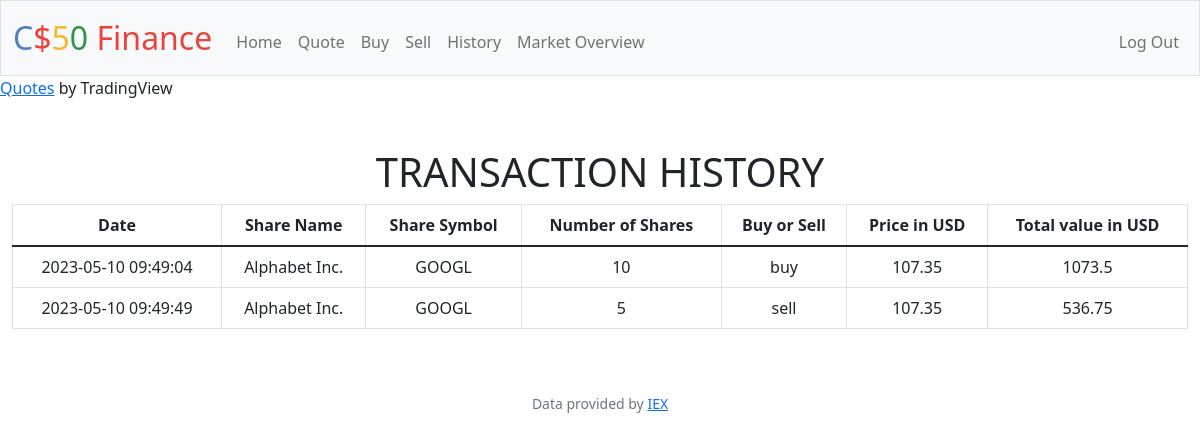
Screenshot of /history (signed in) with the database file from the repository.
### tables this page shows
CREATE TABLE trn_history (
trn_numb INTEGER NOT NULL PRIMARY KEY,
trn_date DATETIME NOT NULL,
numb_shares INTEGER NOT NULL,
buy_sell TEXT NOT NULL,
trn_price INTEGER NOT NULL,
trn_value INTEGER NOT NULL, name TEXT, symbol TEXT, user_id INTEGER
);

### app.py (the view)
@app.route("/history")
@login_required
def history():
    if request.method == "GET":
        history = db.execute("SELECT * FROM trn_history WHERE user_id=?", session["user_id"])
        return render_template("history.html", history=history)

### app.py (called while the page is built)
@app.after_request
def after_request(response):
    response.headers["Cache-Control"] = "no-cache, no-store, must-revalidate"
    response.headers["Expires"] = 0
    response.headers["Pragma"] = "no-cache"
    return response

### helpers.py (called while the page is built)
def login_required(f):
    @wraps(f)
    def decorated_function(*args, **kwargs):
        print('helper.py - line 32')
        if session.get("user_id") is None:
            return redirect("/login")
        return f(*args, **kwargs)
    return decorated_function

### templates/history.html (shortened to what this page needs)
{% extends "layout.html" %}
{% block main %}
    <div class="section" method="post">
        <h1>TRANSACTION HISTORY</h1>
        <table class="table table-bordered"; class="table table-hover";>
            <thead>
                <tr>
                    <th>Date</th>
                    <th>Share Name</th>
                    <th>Share Symbol</th>
                    <th>Number of Shares</th>
                    <th>Buy or Sell</th>
                    <th>Price in USD</th>
                    <th>Total value in USD</th>
                </tr>
            </thead>
            <tbody>
                {% for trn in history %}
                    <tr>
                        <td>{{ trn.trn_date }}</td>
                        <td>{{ trn.name }}</td>
                        <td>{{ trn.symbol }}</td>
                        <td>{{ trn.numb_shares }}</td>
                        <td>{{ trn.buy_sell }}</td>
                        <td>{{ trn.trn_price}}</td>
                        <td>{{ trn.trn_value }}</td>
                    </tr>
                {% endfor %}
            </tbody>
        </table>
    </div>
{% endblock %}

### templates/layout.html (shortened to what this page needs)
<!DOCTYPE html>
<html lang="en">
    <head>
        <link href="https://cdn.jsdelivr.net/npm/bootstrap@5.1.3/dist/css/bootstrap.min.css" rel="stylesheet">
        <link href="../static/styles.css" rel="stylesheet">
    </head>
    <body>
        <nav class="bg-light border navbar navbar-expand-md navbar-light">
            <div class="container-fluid">
                <a class="navbar-brand" href="/"><span class="blue">C</span><span class="red">$</span><span class="yellow">5</span><span class="green">0</span> <span class="red">Finance</span></a>
                <div class="collapse navbar-collapse" id="navbar">
                    {% if session["user_id"] %}
                        <ul class="navbar-nav me-auto mt-2">
                            <li class="nav-item"><a class="nav-link" href="/">Home</a></li>
                            <li class="nav-item"><a class="nav-link" href="/quote">Quote</a></li>
                            <li class="nav-item"><a class="nav-link" href="/buy">Buy</a></li>
                            <li class="nav-item"><a class="nav-link" href="/sell">Sell</a></li>
                            <li class="nav-item"><a class="nav-link" href="/history">History</a></li>
                            <li class="nav-item"><a class="nav-link" href="/markets">Market Overview</a></li>
                        </ul>
                        <ul class="navbar-nav ms-auto mt-2">
                            <li class="nav-item"><a class="nav-link" href="/logout">Log Out</a></li>
                        </ul>
                    {% else %}
                        <ul class="navbar-nav ms-auto mt-2">
                            <li class="nav-item"><a class="nav-link" href="/register">Register</a></li>
                            <li class="nav-item"><a class="nav-link" href="/login">Log In</a></li>
                        </ul>
                    {% endif %}
                </div>
            </div>
        </nav>
        <div>
<div class="tradingview-widget-container">
  <div class="tradingview-widget-copyright"><a href="https://www.tradingview.com" rel="noopener" target="_blank"><span class="blue-text">Quotes</span></a> by TradingView</div>
</div>
        </div>
        <main class="container-fluid py-5 text-center">
            {% block main %}{% endblock %}
        </main>
        <footer class="mb-5 small text-center text-muted">
            Data provided by <a href="https://iexcloud.io/">IEX</a>
        </footer>
    </body>
</html>

### static/styles.css (style rules this page uses)
nav .navbar-brand { font-size: xx-large; }
nav .navbar-brand .blue { color: #537fbe; }
nav .navbar-brand .red { color: #ea433b; }
nav .navbar-brand .yellow { color: #f5b82e; }
nav .navbar-brand .green { color: #2e944b; }

### rows the page displays
trn_history: trn_date "2023-05-10 09:49:04", name "Alphabet Inc.", symbol "GOOGL", numb_shares "10", buy_sell "buy", trn_price "107.35", trn_value "1073.5"
trn_history: trn_date "2023-05-10 09:49:49", name "Alphabet Inc.", symbol "GOOGL", numb_shares "5", buy_sell "sell", trn_price "107.35", trn_value "536.75"
